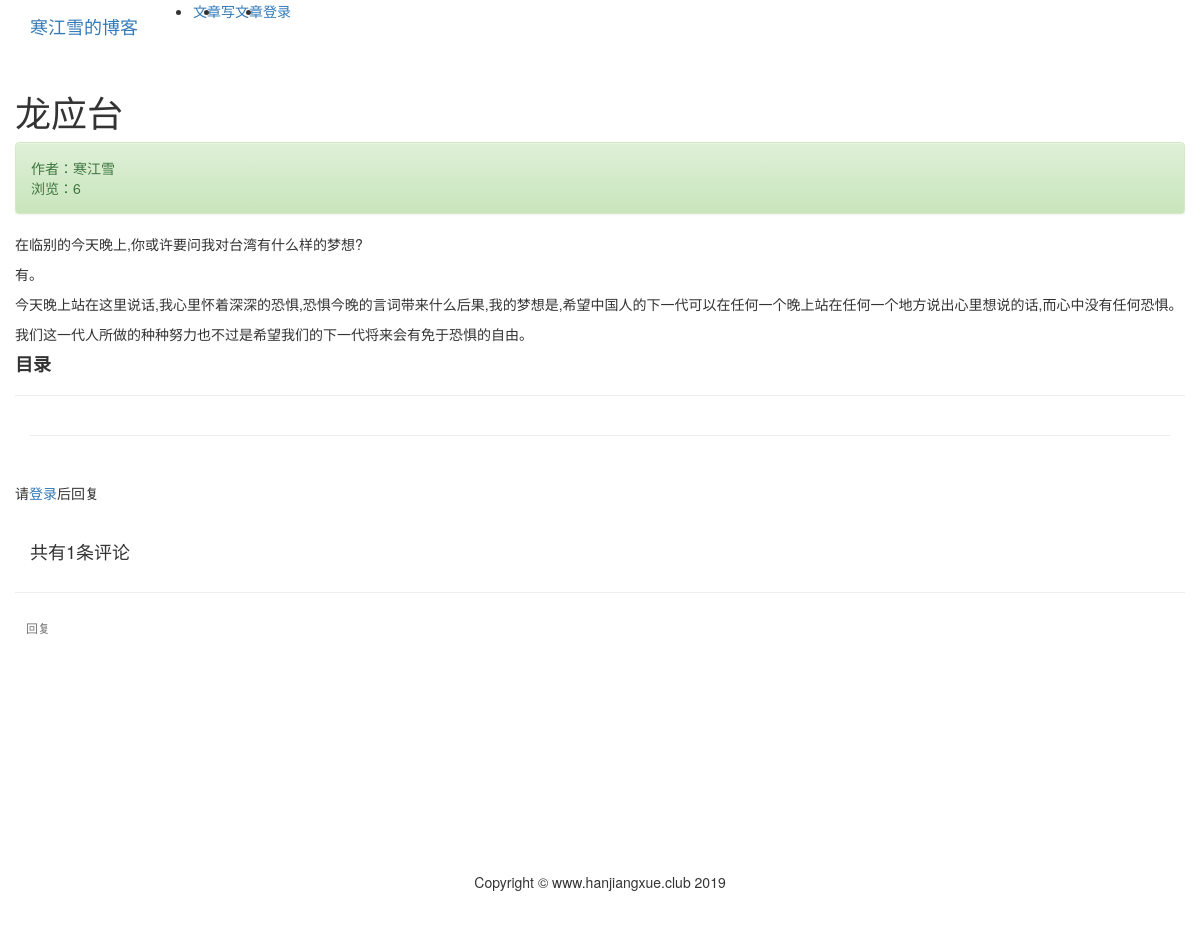
The app's page /article/article-detail/24/ with its own data.
### article/models.py (models this page shows, shortened)
class ArticlePost(models.Model):
    author = models.ForeignKey(User, on_delete=models.CASCADE, verbose_name='文章')
    column = models.ForeignKey(ArticleColumn, null=True, blank=True, on_delete=models.CASCADE, related_name='article',
                               verbose_name='栏目')
    tags = TaggableManager(blank=True)
    avatar = models.ImageField(upload_to='article/%Y%m%d',blank=True)
    def save(self, *args, **kwargs):
        article = super(ArticlePost, self).save(*args, **kwargs)
        return article
    title = models.CharField(max_length=100, verbose_name='标题')
    body = models.TextField(verbose_name='正文')
    total_views = models.PositiveIntegerField(default=0,verbose_name='浏览量')
    created_time = models.DateTimeField(default=timezone.now, verbose_name='创建时间')
    update_time = models.DateTimeField(auto_now=True, verbose_name='更新时间')
    class Meta:
        ordering = ('-created_time',)  # 注意这里是元组（Tuple）
        verbose_name = "文章"
        verbose_name_plural = '文章'

### article/views.py (the view)
# urls.py: path('article-detail/<int:pk>/', views.article_detail, name='article_detail'),
def article_detail(request, pk):
    article = get_object_or_404(ArticlePost, pk=pk)
    comments = Comment.objects.filter(article=pk)
    article.total_views += 1
    article.save(update_fields=['total_views'])
    comment_form = CommentForm()
    md = markdown.Markdown(
        extensions=[
            'markdown.extensions.extra',
            'markdown.extensions.codehilite',
            'markdown.extensions.toc',
        ]
    )
    article.body = md.convert(article.body)
    context = {'article': article, 'toc': md.toc, 'comments': comments, 'comment_form': comment_form}
    return render(request, 'article/detail.html', context)

### templates/article/detail.html (shortened to what this page needs)
{% extends 'base.html' %}
{% load staticfiles %}
{% load mptt_tags %}
{% block content %}
<link rel="stylesheet" href="{% static 'prism/prism.css' %}">
 <div class="container">
        <div class="row">
            <div class="col-9">
                <h1 class="col-12 mt-4 mb-4">{{ article.title }}</h1>
                <div class="col-12 alert alert-success">
                    <div>
                        作者：{{ article.author }}
                    </div>
                <div>
                    浏览：{{ article.total_views }}
                </div>
                </div>
                <div class="col-12">
                    <p>{{ article.body|safe }}</p>
                </div>
            </div>
            <div class="col-3 mt-4 sidebar" id="sidebar">
                <div class="sidebar__inner">
                     <h4><strong>目录</strong></h4>
                    <hr>
                </div>
            </div>
        </div>
        <hr>
        {% if user.is_authenticated %}
            <div>
                <form action="{% url 'comment:post_comment' article.pk %}" method="post">
                    {% csrf_token %}
                    <div class="form-group">
                        <label for="body"><strong>我也要评论：</strong></label>
                        <div>
                            {{ comment_form.media }}
                            {{ comment_form.body }}
                        </div>
                    </div>
                    <button type="submit" class="btn btn-primary">发送</button>
                </form>
            </div>
            <br>
        {% else %}
            <br>
            <h5 class="row justify-content-center">请<a href="{% url 'userprofile:login' %}">登录</a>后回复</h5>
            <br>
        {% endif %}
        <h4>共有{{ comments.count }}条评论</h4>
<div class="row">
    {% recursetree comments %}
        {% with comment=node %}
            <div class="{% if comment.reply_to %}
                        offset-1 col-11
                        {% else %}
                        col-12
                        {% endif %}"
                 id="comment_elem_{{ comment.id }}"
            >
                <hr>
                <div>
                    {% if user.is_authenticated %}
                    <button type="button"
                            class="btn btn-light btn-sm text-muted"
                            onclick="load_modal({{ article.id }}, {{ comment.id }})"
                            >
                        回复
                    </button>
                    {% else %}
                    <a class="btn btn-light btn-sm text-muted"
                       href="{% url 'userprofile:login' %}"
                       >
                        回复
                    </a>
                    {% endif %}
                </div>
            </div>
        {% endwith %}
    {% endrecursetree %}
</div>
 </div>
{% endblock content %}

### templates/article/detail.html (style rules this page uses)
.sidebar { will-change: min-height; }
.sidebar__inner { transform: translate(0, 0); transform: translate3d(0, 0 ,0); will-change: position, transform; }

### templates/base.html (style rules this page uses)
html, body { height: 100%; margin: 0; }

### records on screen
ArticlePost: title "龙应台", author "寒江雪", total_views "6", body "在临别的今天晚上,你或许要问我对台湾有什么样的梦想? 有。 今天晚上站在这里说话,我心里怀着深深的恐惧,恐惧今晚的言词带来什么后果,我的梦想是,希望中国人的下一代可以在任何一个晚上站在任何一个地方说出心里想说的话,而心中没有任何恐惧。 我们这一代人所做的种种努力也不过是希望我们的下一代将来会有免于恐惧的自由。"

### other values on screen
{{ comments.count }} "1"
